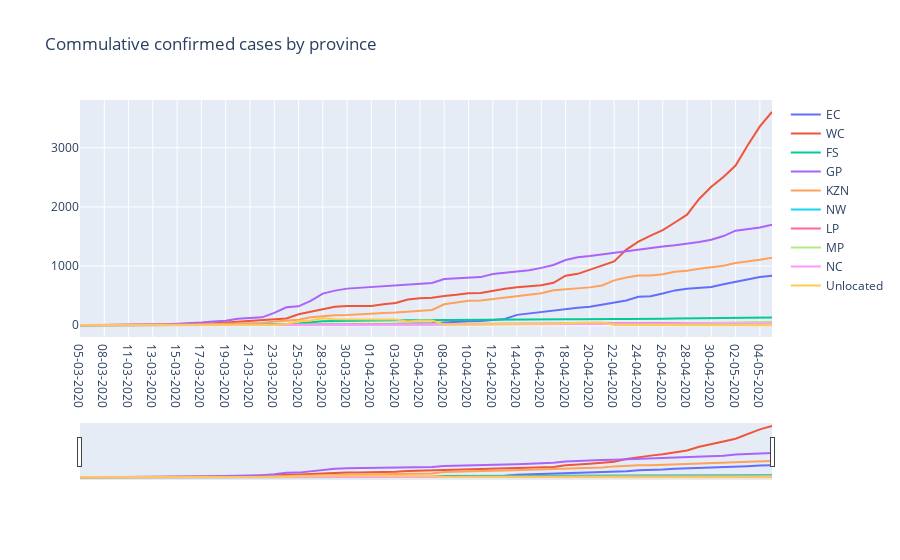

The code cell stored with this chart in its notebook:
### Code cell
# Provincial cases dataset
df_day = pd.read_csv('https://raw.githubusercontent.com/dsfsi/covid19za/master/data/covid19za_provincial_cumulative_timeline_confirmed.csv')
df_day = df_day.drop('source',axis = 1)
df_day = df_day.dropna()

#Commulative cases by province


fig_comm = go.Figure()
fig_comm.add_trace(
    go.Scatter(
        y=df_day['EC'],
        x=df_day.date,
        name= 'EC'
    ))
fig_comm.add_trace(
    go.Scatter(
        y=df_day['WC'],
        x=df_day.date,
        name= 'WC'
    ))
fig_comm.add_trace(
    go.Scatter(
        y=df_day['FS'],
        x=df_day.date,
        name= 'FS'
    ))
fig_comm.add_trace(
    go.Scatter(
        y=df_day['GP'],
        x=df_day.date,
        name= 'GP'
    ))
fig_comm.add_trace(
    go.Scatter(
        y=df_day['KZN'],
        x=df_day.date,
        name= "KZN"
    ))
fig_comm.add_trace(
    go.Scatter(
        y=df_day['NW'],
        x=df_day.date,
        name= 'NW'
    ))
fig_comm.add_trace(
    go.Scatter(
        y=df_day['LP'],
        x=df_day.date,
        name= 'LP'
    ))
fig_comm.add_trace(
    go.Scatter(
        y=df_day['MP'],
        x=df_day.date,
        name= 'MP'
    ))
fig_comm.add_trace(
    go.Scatter(
        y=df_day['NC'],
        x=df_day.date,
        name= 'NC'
    ))
fig_comm.add_trace(
    go.Scatter(
        y=df_day['UNKNOWN'],
        x=df_day.date,
        name='Unlocated'
    ))
# fig_comm.add_trace(
#     go.Scatter(
#         y=df_day['total'],
#         x=df_day.date,
#         name='Total Confirmed in SA'
#     ))

fig_comm.update_layout(hovermode='x',
                       title = 'Commulative confirmed cases by province',
                       xaxis=dict(
                         rangeslider=dict(
                             visible = True),
                           
       
                       
    ))
